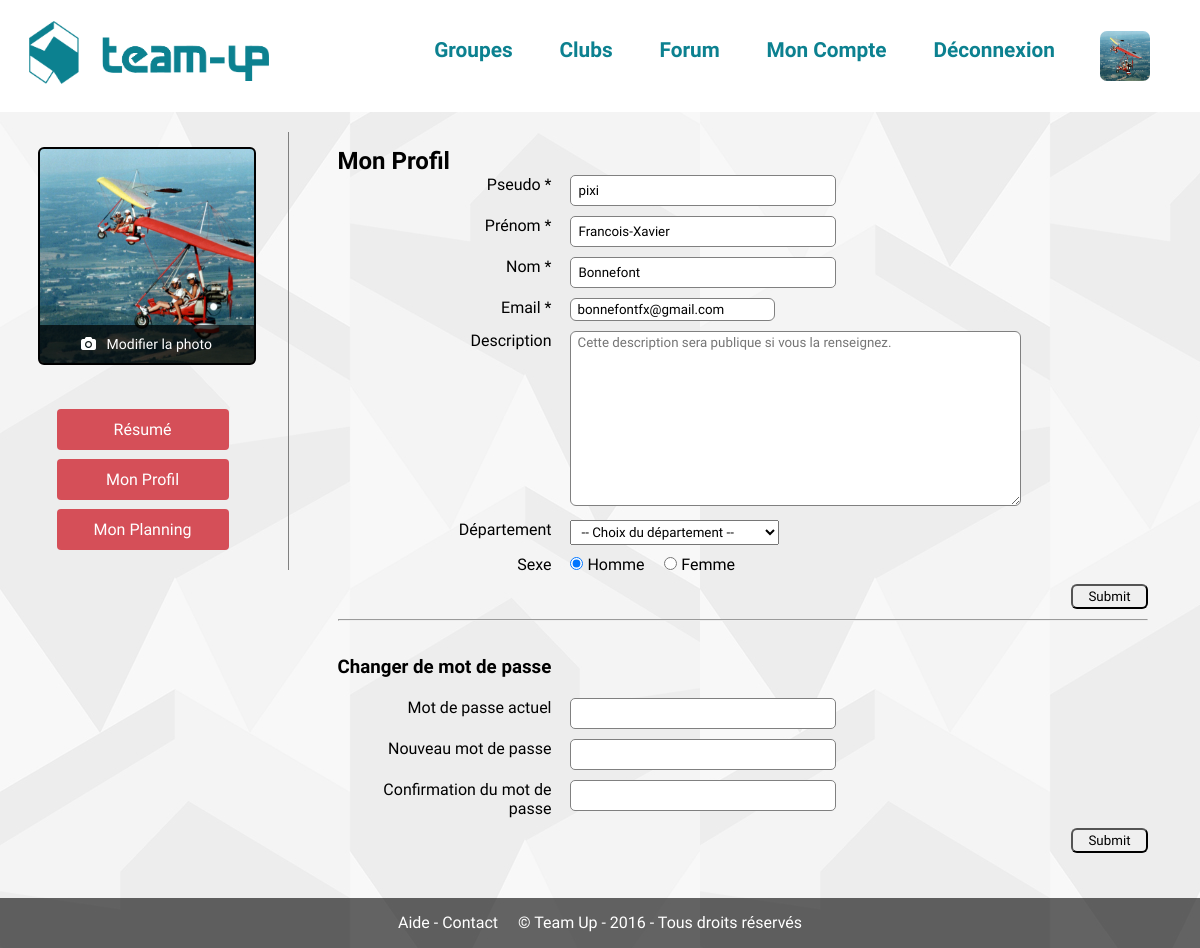
The app's page /?page=mon-profil (signed in) with its own data.
### tables this page shows
CREATE TABLE `membres` (
  `id` int(11) NOT NULL,
  `pseudo` varchar(255) NOT NULL,
  `nom` varchar(255) NOT NULL,
  `prenom` varchar(255) NOT NULL,
  `email` varchar(255) NOT NULL,
  `mot_de_passe` varchar(255) NOT NULL,
  `description` text,
  `date_naissance` date DEFAULT NULL,
  `id_departement` varchar(255) DEFAULT NULL,
  `sexe` enum('homme','femme','autre') DEFAULT NULL,
  `bannis` tinyint(1) NOT NULL DEFAULT '0',
  `role` enum('membre','admin') NOT NULL DEFAULT 'membre'
);

### controleurs/mon-profil.php (called while the page is built, shortened)
<?php
$informations = profil_membre($_SESSION['id']);
include 'vues/mon-profil.php';

### modeles/membres.php (called while the page is built, shortened)
<?php
function profil_membre($id) {
	global $pdo;
	$stmt = $pdo->prepare('SELECT * FROM membres WHERE id = :id');
	$stmt->bindValue('id', $id, PDO::PARAM_INT);
	if($stmt->execute())
		return $stmt->fetch();
	else
		return false;
}

### vues/mon-profil.php (the view, shortened to what this page needs)
<div class="profil gauche">
	<div class="photo" style="background-image:url('<?php echo (is_file(DOSSIER_AVATAR . $_SESSION['id'] . '.jpg') ? DOSSIER_AVATAR . $_SESSION['id'] . '.jpg' : 'static/images/profil.jpg'); ?>')">
		<a href="#" class="modifier-photo"><i class="fa fa-camera"></i> &nbsp; Modifier la photo</a>
	</div>
	<div class="navigation">
		<ul>
			<li><a href="?page=profil">Résumé</a></li>
			<li><a href="?page=mon-profil">Mon Profil</a></li>
			<li><a href="?page=mon-planning">Mon Planning</a></li>
		</ul>
	</div>
</div>
<div class="profil droite">
	<form action="" method="post" class="formulaire-profil">
		<h2>Mon Profil</h2>
		<div>
			<label for="pseudo">Pseudo *</label>
			<input type="text" name="pseudo" required="" placeholder="Champs obligatoire" id="pseudo" value="<?php echo htmlspecialchars($informations['pseudo']); ?>">
		</div>
		<div>
			<label for="prenom">Prénom *</label>
			<input type="text" name="prenom" required="" placeholder="Champs obligatoire" id="prenom" value="<?php echo htmlspecialchars($informations['prenom']); ?>">
		</div>
		<div>
			<label for="nom">Nom *</label>
			<input type="text" name="nom" required="" placeholder="Champs obligatoire" id="nom" value="<?php echo htmlspecialchars($informations['nom']); ?>">
		</div>
		<div>
			<label for="email">Email *</label>
			<input type="email" required="" placeholder="Champs obligatoire" name="email" id="email" value="<?php echo htmlspecialchars($informations['email']); ?>">
		</div>
		<div>
			<label for="description">Description</label>
			<textarea row="10" cols="50" name="description" id="description" placeholder="Cette description sera publique si vous la renseignez."><?php echo htmlspecialchars($informations['description']); ?></textarea>
		</div>
		<div>
			<label class="label" for="departement">Département</label>
			<select name="departement" id="departement">
				<option value="0">-- Choix du département --</option>
			</select>
		</div>
		<div>
			<label class="label">Sexe</label>
			<input type="radio" name="sexe" value="homme" id="homme"<?php echo ($informations['sexe'] == 'homme' ? ' checked=""' : null); ?>>
			<label for="homme" class="label-radio">Homme</label> &nbsp;
			<input type="radio" name="sexe" value="femme" id="femme"<?php echo ($informations['sexe'] == 'femme' ? ' checked=""' : null); ?>>
			<label for="femme" class="label-radio">Femme</label> <br>
		</div>
		<div class="align-right">
			<input type="submit">
		</div>
	</form>
	<form action="" method="post" class="formulaire-profil">
		<hr style="margin-bottom:35px;">
		<h3>Changer de mot de passe</h3>
		<div>
			<label for="mot_de_passe_actuel">Mot de passe actuel</label>
			<input type="password" name="mot_de_passe_actuel" autocomplete="off" name="mot_de_passe_actuel">
		</div>
		<div>
			<label for="mot_de_passe">Nouveau mot de passe</label>
			<input type="password" name="mot_de_passe" autocomplete="off" name="mot_de_passe">
		</div>
		<div>
			<label for="confirmation_mot_de_passe">Confirmation du mot de passe</label>
			<input type="password" name="confirmation_mot_de_passe" name="confirmation_mot_de_passe">
		</div>
		<div class="align-right">
			<input type="submit">
		</div>
	</form>
</div>

### static/css/style.css (style rules this page uses)
* { font-family: 'Titillium Web', sans-serif; margin:0; padding: 0; }
body { background:url(../../static/images/motif.jpg); background-repeat: repeat; min-height:100%; }
.align-right { text-align: right; }
input[type=submit] { border-radius: 6px; padding: 3px 15px; }
input[type=text], input[type=password], input[type=number], input[type=email], input[type=url], input[type=tel], textarea { border-radius: 6px; padding: 3px 6px; border:1px solid grey; }
select { padding: 3px 6px; }

### static/css/mon-profil.css (style rules this page uses)
.profil.gauche { width:250px; float: left; text-align: center; padding-top: 15px; border-right:1px solid gray; }
.profil.gauche div.photo { border: 2px solid black; border-radius: 6px; height: 210px; padding: 2px; width: 210px; margin-bottom: 35px; background-size: cover; }
.profil.gauche a.modifier-photo { background-color: rgba(0, 0, 0, 0.7); border-radius: 1px 0 4px 4px; color: white; height: 28px; margin-left: -108px; margin-top: 174px; padding-top: 11px; position: absolute; text-decoration: none; width: 216px; font-size: 14px; }
.profil.droite { width:72%; float: right; padding:15px; }
.navigation { line-height: 41px; margin-left: -40px; text-align: center; margin-bottom: 20px; }
.navigation ul li { list-style: none; }
.navigation ul li a { background-color: #d54f58; border-radius: 4px; color: white; display: inline-block; margin-top: 9px; text-decoration: none; width: 172px; }
form.formulaire-profil div { margin-bottom: 10px; }
form.formulaire-profil div label { display: inline-block; padding-right: 15px; text-align: right; width: 214px; vertical-align: top; }
form.formulaire-profil div input[type=text], form.formulaire-profil div input[type=password] { width: 250px; border-radius:5px; border:1px solid gray; padding:7px; }
form.formulaire-profil textarea { height: 167px; width: 437px; }
form.formulaire-profil label.label-radio { width:50px; text-align: left; }
form.formulaire-profil h3 { margin-bottom: 20px; }

### records on screen
membres: pseudo "pixi", prenom "Francois-Xavier", nom "Bonnefont", email "bonnefontfx@gmail.com", sexe "☑ Homme", sexe "☐ Femme"
